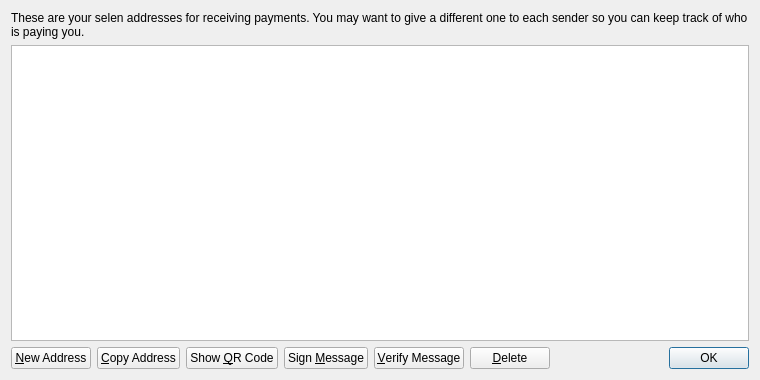
<?xml version="1.0" encoding="UTF-8"?>
<ui version="4.0">
 <class>AddressBookPage</class>
 <widget class="QWidget" name="AddressBookPage">
  <property name="geometry">
   <rect>
    <x>0</x>
    <y>0</y>
    <width>760</width>
    <height>380</height>
   </rect>
  </property>
  <property name="windowTitle">
   <string>Address Book</string>
  </property>
  <layout class="QVBoxLayout" name="verticalLayout">
   <item>
    <widget class="QLabel" name="labelExplanation">
     <property name="text">
      <string>These are your selen addresses for receiving payments. You may want to give a different one to each sender so you can keep track of who is paying you.</string>
     </property>
     <property name="textFormat">
      <enum>Qt::PlainText</enum>
     </property>
     <property name="wordWrap">
      <bool>true</bool>
     </property>
    </widget>
   </item>
   <item>
    <widget class="QTableView" name="tableView">
     <property name="contextMenuPolicy">
      <enum>Qt::CustomContextMenu</enum>
     </property>
     <property name="toolTip">
      <string>Double-click to edit address or label</string>
     </property>
     <property name="tabKeyNavigation">
      <bool>false</bool>
     </property>
     <property name="alternatingRowColors">
      <bool>true</bool>
     </property>
     <property name="selectionMode">
      <enum>QAbstractItemView::SingleSelection</enum>
     </property>
     <property name="selectionBehavior">
      <enum>QAbstractItemView::SelectRows</enum>
     </property>
     <property name="sortingEnabled">
      <bool>true</bool>
     </property>
     <attribute name="verticalHeaderVisible">
      <bool>false</bool>
     </attribute>
    </widget>
   </item>
   <item>
    <layout class="QHBoxLayout" name="horizontalLayout">
     <item>
      <widget class="QPushButton" name="newAddressButton">
       <property name="toolTip">
        <string>Create a new address</string>
       </property>
       <property name="text">
        <string>&amp;New Address</string>
       </property>
       <property name="icon">
        <iconset resource="../bitcoin.qrc">
         <normaloff>:/icons/add</normaloff>:/icons/add</iconset>
       </property>
      </widget>
     </item>
     <item>
      <widget class="QPushButton" name="copyToClipboard">
       <property name="toolTip">
        <string>Copy the currently selected address to the system clipboard</string>
       </property>
       <property name="text">
        <string>&amp;Copy Address</string>
       </property>
       <property name="icon">
        <iconset resource="../bitcoin.qrc">
         <normaloff>:/icons/editcopy</normaloff>:/icons/editcopy</iconset>
       </property>
      </widget>
     </item>
     <item>
      <widget class="QPushButton" name="showQRCode">
       <property name="text">
        <string>Show &amp;QR Code</string>
       </property>
       <property name="icon">
        <iconset resource="../bitcoin.qrc">
         <normaloff>:/icons/qrcode</normaloff>:/icons/qrcode</iconset>
       </property>
      </widget>
     </item>
     <item>
      <widget class="QPushButton" name="signMessage">
       <property name="toolTip">
        <string>Sign a message to prove you own a selen address</string>
       </property>
       <property name="text">
        <string>Sign &amp;Message</string>
       </property>
       <property name="icon">
        <iconset resource="../bitcoin.qrc">
         <normaloff>:/icons/edit</normaloff>:/icons/edit</iconset>
       </property>
      </widget>
     </item>
     <item>
      <widget class="QPushButton" name="verifyMessage">
       <property name="toolTip">
        <string>Verify a message to ensure it was signed with a specified selen address</string>
       </property>
       <property name="text">
        <string>&amp;Verify Message</string>
       </property>
       <property name="icon">
        <iconset resource="../bitcoin.qrc">
         <normaloff>:/icons/transaction_0</normaloff>:/icons/transaction_0</iconset>
       </property>
      </widget>
     </item>
     <item>
      <widget class="QPushButton" name="deleteButton">
       <property name="toolTip">
        <string>Delete the currently selected address from the list</string>
       </property>
       <property name="text">
        <string>&amp;Delete</string>
       </property>
       <property name="icon">
        <iconset resource="../bitcoin.qrc">
         <normaloff>:/icons/remove</normaloff>:/icons/remove</iconset>
       </property>
      </widget>
     </item>
     <item>
      <spacer name="horizontalSpacer">
       <property name="orientation">
        <enum>Qt::Horizontal</enum>
       </property>
       <property name="sizeHint" stdset="0">
        <size>
         <width>40</width>
         <height>20</height>
        </size>
       </property>
      </spacer>
     </item>
     <item>
      <widget class="QDialogButtonBox" name="buttonBox">
       <property name="sizePolicy">
        <sizepolicy hsizetype="Maximum" vsizetype="Fixed">
         <horstretch>0</horstretch>
         <verstretch>0</verstretch>
        </sizepolicy>
       </property>
       <property name="standardButtons">
        <set>QDialogButtonBox::Ok</set>
       </property>
      </widget>
     </item>
    </layout>
   </item>
  </layout>
 </widget>
 <resources>
  <include location="../bitcoin.qrc"/>
 </resources>
 <connections/>
</ui>
